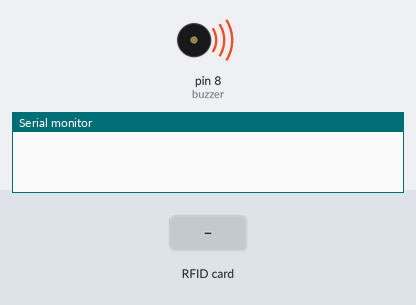
Recording of a sketch running on a simulated Arduino Uno, built with avr-gcc and run on an emulated ATmega328P. On the bench: buzzer (waves = sounding), the last lines printed to the serial monitor. Inputs (shaded band) come from the test bench.

Above: at 0.1 s.
At 1.3 s:
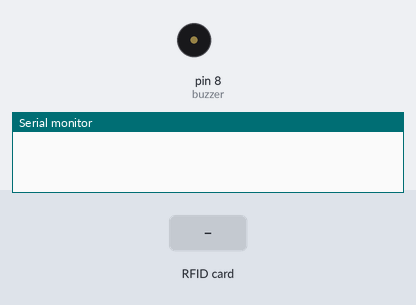
1.4 s: RFID card 5E 7A 19 C4 held to the reader
At 2.9 s:
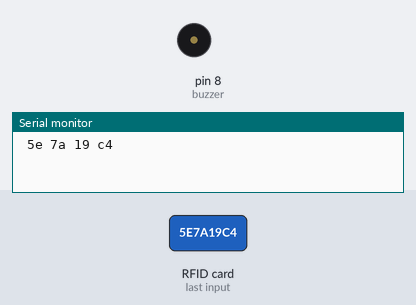
Timing chart, 0 to 4.4 s (numbered marks = the images above; inputs shaded):
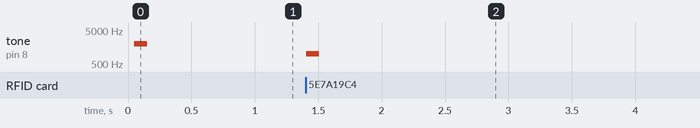

The sketch:

ReadNUID_toSerial_UNO.ino
```cpp
/*
based on Uno sample, tp ini hanya kirim HEX via Serial saja
Using OPEN Smart NFC Shield on RC522 chip
 * Typical pin layout used:
 * -----------------------------------------------------------------------------------------
 *             MFRC522      Arduino       Arduino   Arduino    Arduino          Arduino
 *             Reader/PCD   Uno/101       Mega      Nano v3    Leonardo/Micro   Pro Micro
 * Signal      Pin          Pin           Pin       Pin        Pin              Pin
 * -----------------------------------------------------------------------------------------
 * RST/Reset   RST          9             5         D9         RESET/ICSP-5     RST
 * SPI SS      SDA(SS)      10            53        D10        10               10
 * SPI MOSI    MOSI         11 / ICSP-4   51        D11        ICSP-4           16
 * SPI MISO    MISO         12 / ICSP-1   50        D12        ICSP-1           14
 * SPI SCK     SCK          13 / ICSP-3   52        D13        ICSP-3           15
 */

#include <SPI.h>
#include <MFRC522.h>

#define SS_PIN 10
#define RST_PIN 9
//BUZZER
const int buzzer = 8;//8 yg dipake

MFRC522 rfid(SS_PIN, RST_PIN); // Instance of the class

MFRC522::MIFARE_Key key;

// Init array that will store new NUID
byte nuidPICC[4];

void setup() {
  Serial.begin(9600);
  SPI.begin(); // Init SPI bus
  rfid.PCD_Init(); // Init MFRC522

  //SEt BUZZER sebagai output
  pinMode(buzzer, OUTPUT);

  bunyi(2000,1);
}

void loop() {

  // Reset the loop if no new card present on the sensor/reader. This saves the entire process when idle.
  if ( ! rfid.PICC_IsNewCardPresent())
    return;

  // Verify if the NUID has been readed
  if ( ! rfid.PICC_ReadCardSerial())
    return;

  //Serial.print(F("PICC type: "));
  MFRC522::PICC_Type piccType = rfid.PICC_GetType(rfid.uid.sak);
  //Serial.println(rfid.PICC_GetTypeName(piccType));

  // Check is the PICC of Classic MIFARE type
  /* //jangan dibatasi dia bisa bacanya apa
  if (piccType != MFRC522::PICC_TYPE_MIFARE_MINI &&
    piccType != MFRC522::PICC_TYPE_MIFARE_1K &&
    piccType != MFRC522::PICC_TYPE_MIFARE_4K) {
    Serial.println(F("XXXXXXXX"));
    return;
  }
  */

  if (rfid.uid.uidByte[0] != nuidPICC[0] ||
    rfid.uid.uidByte[1] != nuidPICC[1] ||
    rfid.uid.uidByte[2] != nuidPICC[2] ||
    rfid.uid.uidByte[3] != nuidPICC[3] ) {
    //Serial.println(F("A new card has been detected."));

    // Store NUID into nuidPICC array
    for (byte i = 0; i < 4; i++) {
      nuidPICC[i] = rfid.uid.uidByte[i];
    }

   bunyi(1000,1);
   Serial.println(convertToHex(rfid.uid.uidByte, rfid.uid.size));
  }
  else{
    //Serial.println(F("--------"));
   bunyi(4000,3);
   }

  // Halt PICC
  rfid.PICC_HaltA();

  // Stop encryption on PCD
  rfid.PCD_StopCrypto1();

}

String convertToHex(byte *buffer, byte bufferSize){
  String uidStringHexTemp;
  //Serial.print("Convert To Hex UID : ");
  for (byte i = 0; i < rfid.uid.size; i++) {
        //Serial.print(rfid.uid.uidByte[i] < 0x10 ? " 0" : " ");
        if(rfid.uid.uidByte[i] < 0x10){
          uidStringHexTemp = uidStringHexTemp + " 0";
        }else{
          uidStringHexTemp = uidStringHexTemp + " ";
        }
          //DEBUG
          //Serial.print(rfid.uid.uidByte[i], HEX);
          uidStringHexTemp = uidStringHexTemp + String(rfid.uid.uidByte[i],HEX);
       }
       //Serial.println("");
      return uidStringHexTemp;
}
void bunyi(int freq,int jumlah){
  for(int i=0;i<jumlah;i++){
    tone(buzzer, freq);
     delay(100);
     noTone(buzzer);
  }
}
```

Measured:
- after the input at 1.4 s, tone on pin 8 (buzzer): silent → 1000 Hz at once, → silent 0.10 s later
